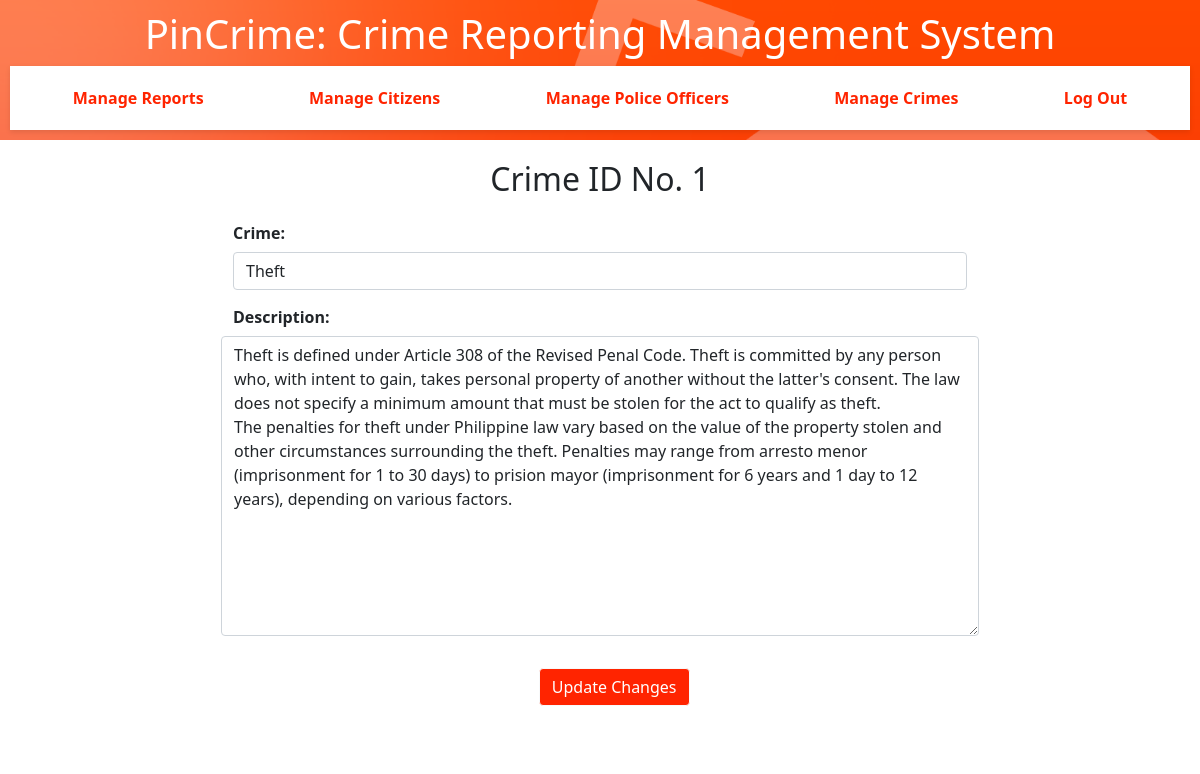
The page /admin_crime_update.php?crime_id=1 (signed in) on the database its author committed.
### tables this page shows
CREATE TABLE `type_crimes` (
  `crime_id` int(11) NOT NULL,
  `crime` varchar(100) NOT NULL,
  `description` varchar(2500) DEFAULT NULL
);

### admin_crime_update.php (the view, shortened to what this page needs)
<?php
    if (isset($_SESSION['email']) && isset($_SESSION['username']) && isset($_SESSION['password'])) {
        require "conn.php";
?>
<!DOCTYPE html>
<html lang="en">
<head>
    <link rel="stylesheet" type="text/css" href="admin.css">
    <link href="https://cdn.jsdelivr.net/npm/bootstrap@5.0.2/dist/css/bootstrap.min.css" rel="stylesheet">
    <link rel="stylesheet" href="https://cdn.datatables.net/1.10.25/css/jquery.dataTables.min.css">
</head>
<body>
    <?php
    require "admin_header.php";
    if (isset($_GET['crime_id'])) {
        $id = $_GET['crime_id'];
        $result = $conn->query("SELECT * from type_crimes WHERE crime_id = $id");
        $row = $result->fetch_assoc();
    }
    ?>
    <div class="container-md mt-1 p-2">
        <div class="text-center py-2"><h2>Crime ID No. <?php echo $id; ?></h2></div>
        <form method="post" enctype="multipart/form-data" action="<?php echo $_SERVER["PHP_SELF"]; ?>">
            <div class="row justify-content-center">
                <label class="col-form-label fw-bold" for="newCrime">Crime: </label>
            </div>
            <div class="row justify-content-center mb-2">
                <div class="col">
                    <input class="form-control" type="text" name="newCrime" id="newCrime" value="<?php echo $row['crime']; ?>">
                </div>
            </div>
            <div class="row justify-content-center">
                <label class="col-form-label fw-bold" for="newDescription">Description: </label>
            </div>
            <div class="row justify-content-center mb-2">
                <textarea class="form-control" name="newDesc" id="newDesc" style="height: 300px"><?php echo $row['description']; ?></textarea>
            </div>
            <div class="d-grid col-2 mx-auto my-2">
                <input type="submit" class="btn btn-light my-4" name="edit" value="Update Changes" style="background-color: #FF2400; color: white;">
            </div>
        </form>
    </div>
</body>
</html>
<?php
} else {
    header("Location:invalid.php");
}
?>

### admin_crime_update.php (style rules this page uses)
.container-md { background-color: white; max-width: 750px; border-radius: 10px; }

### rows shown on the page
type_crimes: newCrime "Theft", newDesc "Theft is defined under Article 308 of the Revised Penal Code. Theft is committed by any person who, with intent to gain, takes personal property of another without the latter's consent. The law does not specify a minimum amount that must be stolen for the act to qualify as theft. The penalties for theft under Philippine law vary based on the value of the property stolen and other circumstances surrounding the theft. Penalties may range from arresto menor (imprisonment for 1 to 30 days) to prision mayor (imprisonment for 6 years and 1 day to 12 years), depending on various factors."

### other values the page prints
$id "1"
